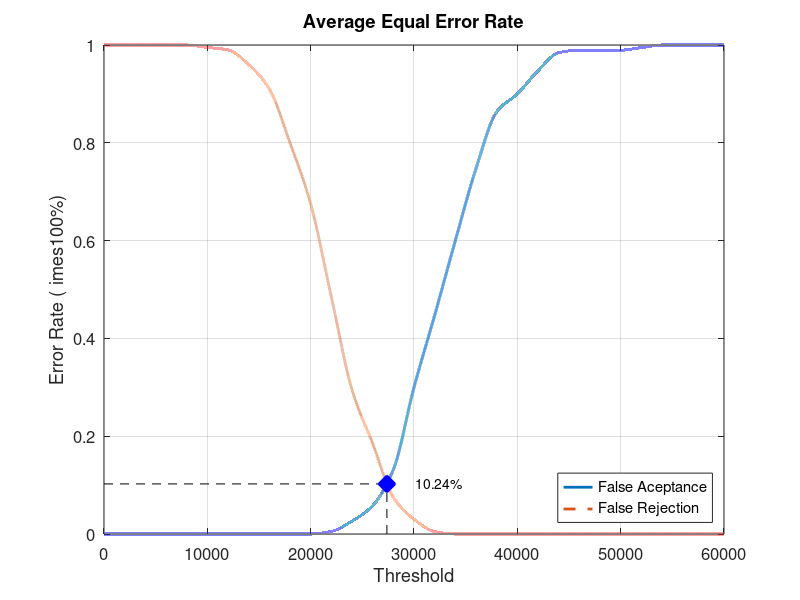
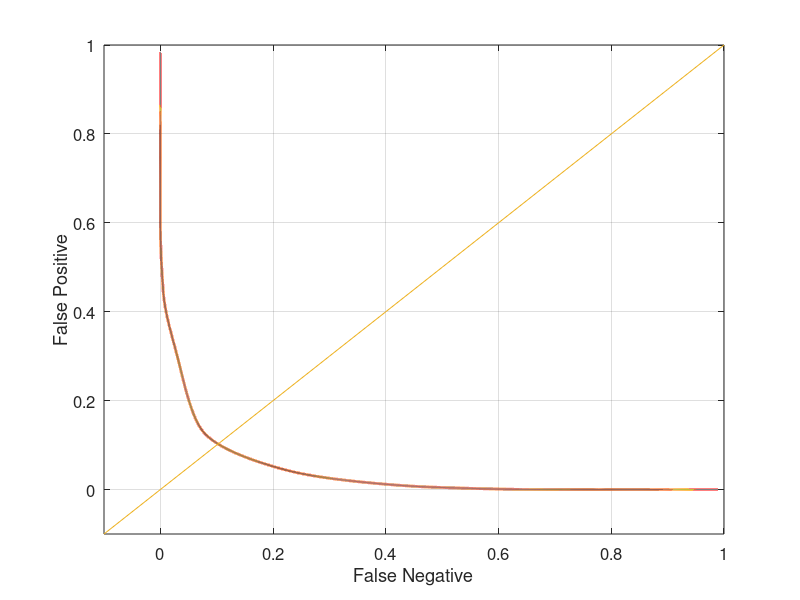

Reproduce these figures in MATLAB, in order.
close all;
clear;
clc;
x = 0:2000:60000;
xq = 0:0.5:60000;

y0 = [0 0 0 0 0 0 0 0 0 0 0 0.00526316 0.0263158 0.0578947 0.131579 0.3 0.447368 0.6 0.747368 0.863158 0.9 0.947368 0.984211 0.989474 0.989474 0.989474 0.994737 1 1 1 1]
yy0 = interp1(x, y0, xq, 'pchip');
y1 = [1 1 1 1 1 0.995 0.99 0.96 0.91 0.8 0.675 0.485 0.295 0.185 0.075 0.03 0.005 0 0 0 0 0 0 0 0 0 0 0 0 0 0]
yy1 = interp1(x, y1, xq, 'pchip');

% Calculating EER: 
y2 = abs(y0 - y1);
find(y2 == min(y2))
yy2 = abs(yy0 - yy1);
xEER = find(yy2 == min(yy2));
xEERIndex = xq(xEER) % X-axis EER
yEER = yy0(xEER) % Y-axis EER

main = figure
plot(xq, yy0,'-','LineWidth', 2);	hold on
plot(xq, yy1,'--','LineWidth', 2);	hold on
plot([xEERIndex xEERIndex], [0 yEER], 'k--');	hold on
plot([0 xEERIndex], [yEER yEER], 'k--');	hold on
plot(xEERIndex, yEER, 'bx', 'LineWidth', 10);	hold on
text(xEERIndex + 10 * xEERIndex / 100, yEER, [num2str(round((10000 * yEER)) / 100) '%'])
legend('False Aceptance', 'False Rejection', 'Location', 'SouthEast')
xlabel('Threshold')
ylabel('Error Rate (	imes100%)')
title('Average Equal Error Rate')
set(gca, 'FontSize', 12)
axis([0 60000 0 1])
grid on

print(main, 'Database3_1Main', '-dpng');
FNRxFPR = figure('Color', [1 1 1]);
plot(yy1, yy0, '-', yy1, yy0, 'LineWidth', 2);
hold on
y = -0.1:0.1:1
plot(y, y); 
set(gca, 'FontSize', 12)
xlabel('False Negative')
ylabel('False Positive')
axis([-0.1 1 -0.1 1])
set(gca, 'FontSize', 12)
grid on

print(FNRxFPR, 'Database3_1FNRxFPR','-dpng');
